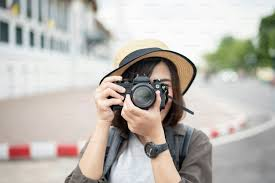
#> input picture cv/image.jpeg, 275 x 183 px
$ python 'practice .py'
#> lines starting #> are read from the running program, lines starting #| are printed output that depends on the picture
import cv2
import matplotlib.pyplot as plt

# Read the image
img = cv2.imread("image.jpeg")
#> img is the input picture: shape (183, 275, 3); mean B, G, R 176.3, 182.8, 187.2
print("Original shape:", img.shape)
#| Original shape: (183, 275, 3)

# Draw a rectangle (top-left to bottom-right)
cv2.rectangle(img, (50, 50), (120, 120), (255, 0, 0), 10)

# Draw a line
cv2.line(img, (100, 100), (100, 150), (0, 255, 0), 3)

# Draw a circle (center, radius)
cv2.circle(img, (100, 100), 50, (255, 0, 0), 2)
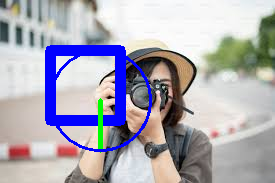
#> img: shape (183, 275, 3); mean B, G, R 181.2, 170.1, 172.6

# Resize image
resize = cv2.resize(img, (200, 200))
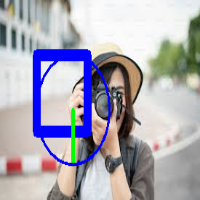
#> resize: shape (200, 200, 3); mean B, G, R 181.1, 170.1, 172.5

# Display using matplotlib
plt.imshow(cv2.cvtColor(resize, cv2.COLOR_BGR2RGB))
plt.axis("off")
plt.show()
